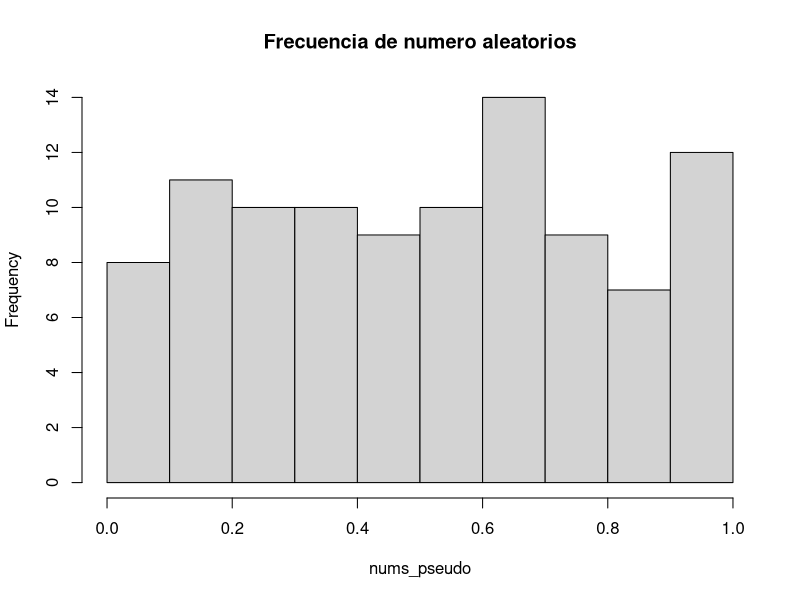

This figure's R source: (Note: this script raises an error after producing the figure.)

#' Genenerador lineal congruencial
#'
#' @param n es la cantidad de números a generar.
#' @param semilla es nuestro x0 donde empezara nuestro algoritmo.
#' @param m es el modulo.
#' @param a es la constante multiplicativa.
#' @param c es la constante aditiva.
#'
#' @return un vector de números pseudoaleatorios.
generador_congruencial <- function(n, semilla, m, a, c){
  x = c(semilla)
  for(i in 2:(n+1)){
    x[i] = (a*x[i-1]+c) %% m
  }
  return(x[2:(n+1)])
}

# Para n=3, semilla=15, mod=100, a=50, c=16
generador_congruencial(3, 15, 100, 50, 16)
generador_congruencial(10, 15, 100, 50, 16)
# Generando más números
generador_congruencial(28, 23, 100, 32, 53)
generador_congruencial(28, 67, 100, 45, 23)

# Cuando c = 0
generador_congruencial(50, 23, 100, 77, 0)
generador_congruencial(100, 45, 100, 67, 0)

# Pruebas para un m muy grande
generador_congruencial(101, 45, 1000, 67, 0)
generador_congruencial(100, 45, 10000, 67, 0)


#' Genenerador lineal congruencial uniforme distribuido entre [0,1]
#'
#' @param n es la cantidad de números a generar.
#' @param m es el modulo.
#' @param a es la constante multiplicativa.
#' @param c es la constante aditiva.
#'
#' @return un vector de números pseudoaleatorios.
generador_congruencial_u <- function(n, m = 1000, a = 32, c = 0){
  semilla <- as.numeric(Sys.time())
  x <-  c(semilla)
  norm <- c(x)
  for(i in 2:(n+1)){
    x[i] <- (a*x[i-1]+c) %% m
    norm[i]<- x[i] / (m-1)
  }
  return(norm[2:(n+1)])
}
generador_congruencial_u(20, 1000, 67, 0)

# Para esta prueba tenemos
# n = 100, m = 1000, a = 342
nums_pseudo = generador_congruencial_u(100, 1000, 342)
hist(nums_pseudo, main="Frecuencia de numero aleatorios")

# histograma con 500000 numeros
nums_pseudo = generador(34, 0, 100, 15, 500000)
hist(nums_pseudo, main="Histo", probability = TRUE)


gotas_dentro <- function(n){
  set.seed(cat(Sys.time(),"\n"))
  r1 <- generador_congruencial_u(n, 1000, 67, 0)
  r2 <- generador_congruencial_u(n, 1000, 67, 0)
  r3 <- generador_congruencial_u(n, 1000, 67, 0)
  contador_dentro <- 0
  for(i in 1:n){
    if(r1[i]^2+r2[i]^2+r3[i]^2 <= 1){
      contador_dentro = contador_dentro + 1
    }
  }
  return(contador_dentro)
}
gotas_dentro(1000)
grafica <- function(n){
  x=1:n
  y=c()
  for(i in 1:n){
    y[i]= (6*gotas_dentro(i))/i
  }
  plot(x,y, pch=16, cex=.5, col="red")
  abline(0,0,pi,0, col="blue")
}
grafica(2500)
